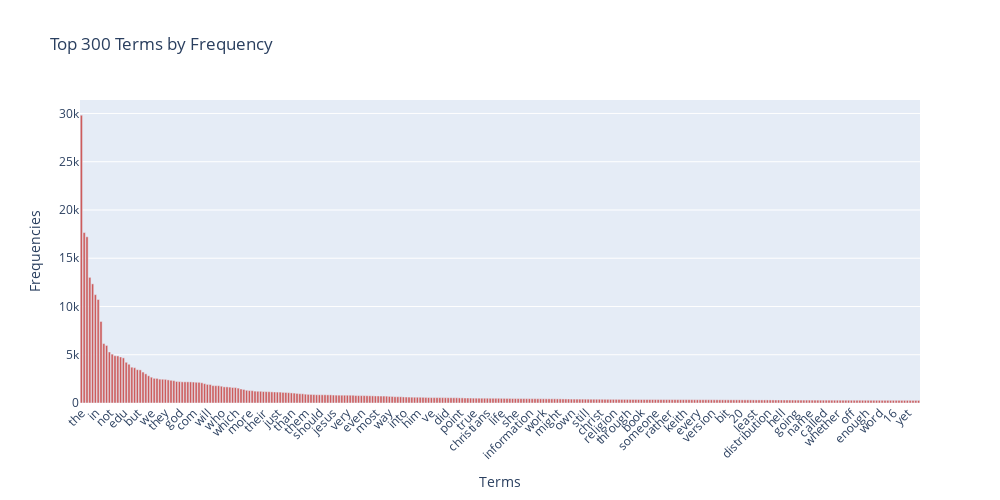

The notebook cell this image was saved under:
### Markdown cell above
### >>> **Exercise 14 (take home):** 
Additionally, you can attempt to sort the terms on the `x-axis` by frequency instead of in alphabetical order. This way the visualization is more meaninfgul and you will be able to observe the so called [long tail](https://en.wikipedia.org/wiki/Long_tail) (get familiar with this term since it will appear a lot in data mining and other statistics courses). see picture below

![alt txt](https://upload.wikimedia.org/wikipedia/commons/thumb/8/8a/Long_tail.svg/1000px-Long_tail.svg.png)

### Code cell
# Answer here
import plotly.graph_objects as go
term_frequencies = np.asarray(X_counts.sum(axis=0)).ravel()
terms = count_vect.get_feature_names_out()
# 選出出現次數最高的前 300 個詞
top_idx = np.argsort(term_frequencies)[::-1][:300]
top_terms = terms[top_idx]
top_freqs = term_frequencies[top_idx]
fig = go.Figure(data=[go.Bar(x=top_terms, 
                             y=top_freqs,
                             marker_color='indianred')])
fig.update_layout(title='Top 300 Terms by Frequency',
                  xaxis_title='Terms',
                  yaxis_title='Frequencies',
                  xaxis_tickangle=-45,
                  width=1000, height=500)
fig.show()

### Figure 1 — Plotly figure (JSON) as saved in the notebook; plotly's stock layout.template omitted (floating-point values rounded to 4 significant figures; data arrays with more than 128 entries replaced by an {"elided": "..."} marker saying what was removed)
{"data": [{"marker": {"color": "indianred"}, "type": "bar", "x": {"elided": "300 str values"}, "y": {"elided": "300 int values"}}], "layout": {"height": 500, "title": {"text": "Top 300 Terms by Frequency"}, "width": 1000, "xaxis": {"tickangle": -45, "title": {"text": "Terms"}}, "yaxis": {"title": {"text": "Frequencies"}}}}
